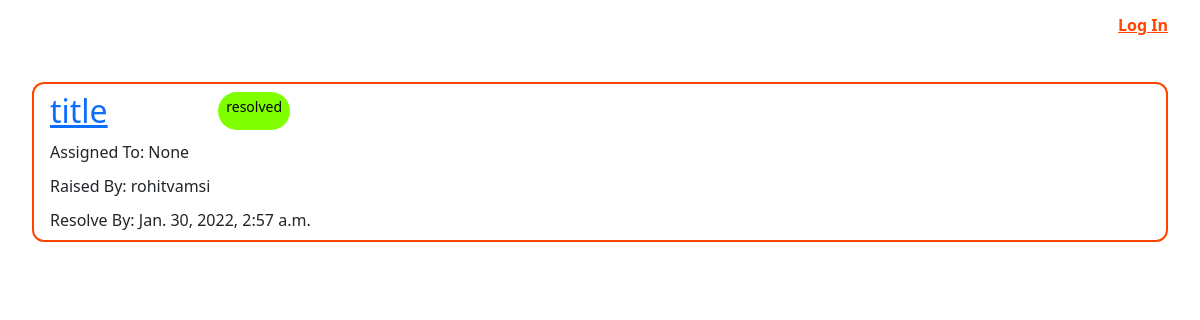
The page / on the database its author committed.
### mysite/models.py (models this page shows, shortened)
class Bug(models.Model):
    SEVERITY_LEVEL = (
        ('H', 'High'),
        ('M', 'Medium'),
        ('L', 'Low'),
        ('NS', 'Not Yet Set'),
    )
    title = models.CharField(max_length=400)
    description = models.TextField(blank=True)
    severity_level = models.CharField(max_length=4, choices=SEVERITY_LEVEL,default='NS')
    resolved = models.BooleanField(default=False)
    assigned_to = models.ForeignKey(User,on_delete=models.CASCADE,blank=True,related_name='assignedperson',null=True)
    deadline = models.DateTimeField(default=datetime.now())
    raised_by = models.CharField(max_length=150,blank=True,null=True)
    visibility = models.IntegerField(default=1)
    resolved_on = models.DateTimeField(default=datetime.now(), blank=True)
    opened_on = models.DateTimeField(default=timezone.now)
    assigned_on = models.DateTimeField(default=datetime.now(), blank=True,null=True)
    def get_absolute_url(self):
        return reverse("mysite:bug_detail", kwargs={"pk": self.pk})

### mysite/views.py (the view)
# urls.py: path('',views.index,name='index'),
def index(request):
    if(not request.user.is_authenticated):
        bugs = Bug.objects.filter(resolved=True, visibility=1).order_by('-resolved_on')
    else:
        user = UserProfileInfo.objects.get(user=request.user)
        if(user.role == 'U' or user.role == 'SDE2'):
            bugs = Bug.objects.filter(resolved=True, visibility=1).order_by('-resolved_on')
        else:
            bugs = Bug.objects.filter(resolved=True).order_by('-resolved_on')
    return render(request, 'mysite/index.html',{
            'bugs' : bugs,
    })

### mysite/templates/mysite/index.html (shortened to what this page needs)
<!DOCTYPE html>
{% load static %}
<html lang="en">
<head>
    <link rel="stylesheet" href="{% static 'mysite/css/home_style.css' %}">
    <link href="https://cdn.jsdelivr.net/npm/bootstrap@5.1.3/dist/css/bootstrap.min.css" rel="stylesheet">
</head>
<body>
    <div id="nav-bar">
        <ul class="left nav-bar-options">
        </ul>
        <ul class="right nav-bar-options">
            {% if not request.user.is_authenticated %}
            <li><a class="link" href="{% url 'mysite:login' %}">Log In</a></li>
            {% else %}
            <li><a class="link" href="{% url 'mysite:logout' %}">Log Out</a></li>
            {% endif %}
        </ul>
    </div>
    <div id="bug-list">
        {% for bug in bugs %}
        <div id="high-sample-tile" class="tile">
            <div class="tile-header">
                <a href="{{bug.get_absolute_url}}"><h2 class="bug-title">{{bug.title}}</h2></a>
                {% if bug.severity_level == 'H' %}
                <span class="H severity">High</span>
                {% elif bug.severity_level == 'M' %}
                <span class="M severity">Medium</span>
                {% else %}
                <span class="L severity">Low</span>
                {% endif %}
                {% if bug.resolved %}
                <span class="resolved status">resolved</span>
                {% else %}
                <span class="unresolved status">unresolved</span>
                {% endif %}
            </div>
            <div class="assigned">Assigned To: {{bug.assigned_to}}</div>
            <div class="deadline">Raised By: {{bug.raised_by}}</div>
            <div class="deadline">Resolve By: {{bug.deadline}}</div>
        </div>
        {% endfor %}
    </div>
</body>
</html>

### mysite/static/mysite/css/home_style.css (style rules this page uses)
body { min-height: 100vh; margin: 0; font-family:'Lucida Sans', 'Lucida Sans Regular', 'Lucida Grande', 'Lucida Sans Unicode', Geneva, Verdana, sans-serif; }
a { text-decoration: none; font-weight: bold; }
#nav-bar { background-color: white; padding-left: 16px; padding-right: 16px; height: 50px; display: flex; align-items: center; justify-content: space-between; }
.nav-bar-options { list-style-type: none; margin: 0; display: flex; gap: 36px; padding: 8px; }
.link { color: orangered; border-radius: 5px; padding: 8px; }
#bug-list { display: flex; flex-direction: column; margin: 32px; gap: 32px; }
.bug-title { margin: 0; }
.tile { border: 2px solid orangered; padding: 8px 16px; display: flex; flex-direction: column; gap: 10px; border-radius: 12px; }
.tile-header { display: flex; gap: 20px; }
.severity, .status { font-size: 14px; border-radius: 20px; padding-top: 4px; padding-bottom: 4px; padding-left: 8px; padding-right: 8px; color: white; }
.resolved { background-color: chartreuse; color: black; }

### rows shown on the page
Bug: title "title", resolved "resolved", assigned_to "None", raised_by "rohitvamsi", deadline "Jan. 30, 2022, 2:57 a.m."
